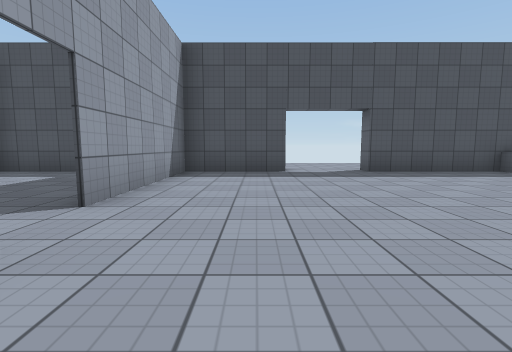
View 1 (above)

17 first-person views from a walk through a scene from a Unity 3-D project. The camera is 1.2 m above the floor, tilts 6° down and sees 85° across. Doors are open. The floor is counted in squares, 2 m on a side. Each view is taken from the middle of a square. On the plan, view 1 faces up. The plan holds only what a view shows up to about 9 squares ahead; the rest is blank. The place goes on beyond the plan. The player is left out. Surface patterns are stand-ins for the level's own textures.

View 2
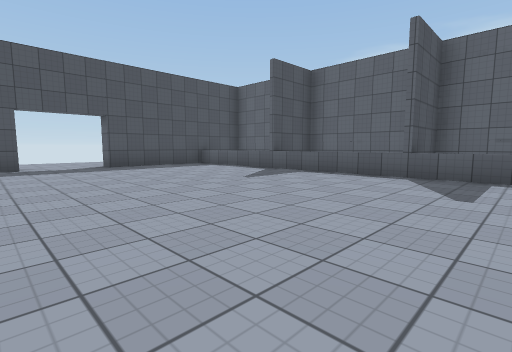

View 3
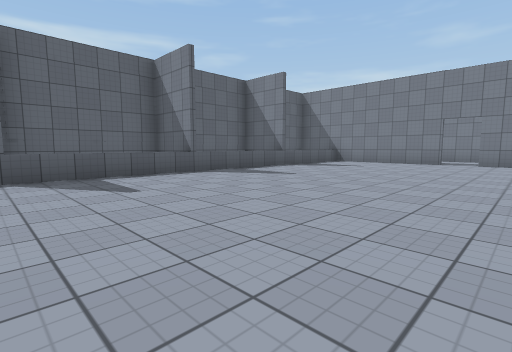

View 4
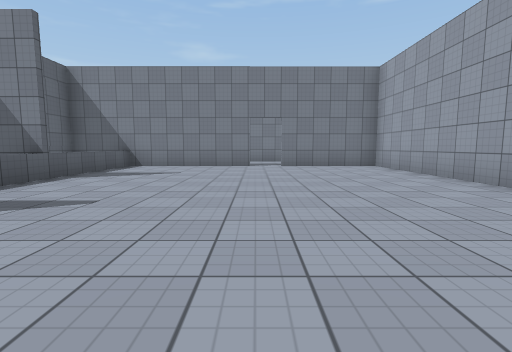

View 5
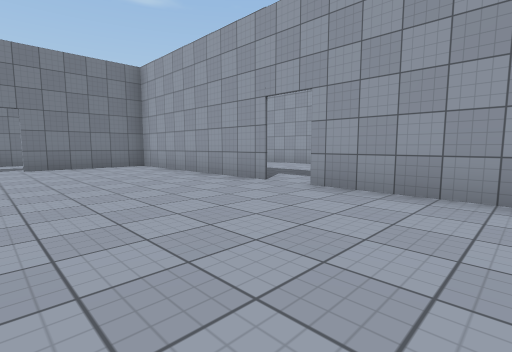

View 6
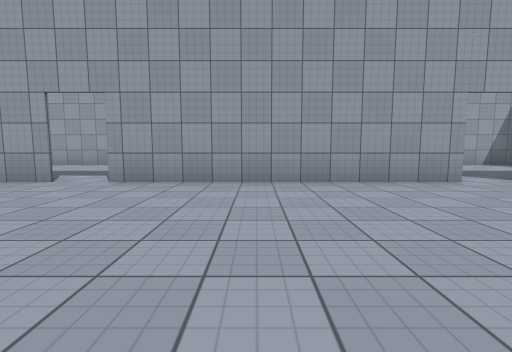

View 7
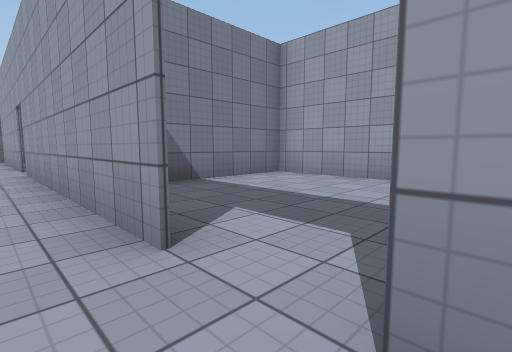

View 8
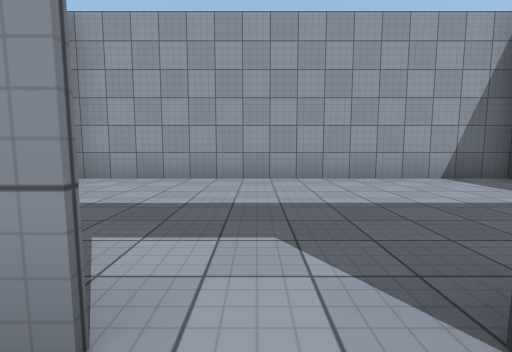

View 9
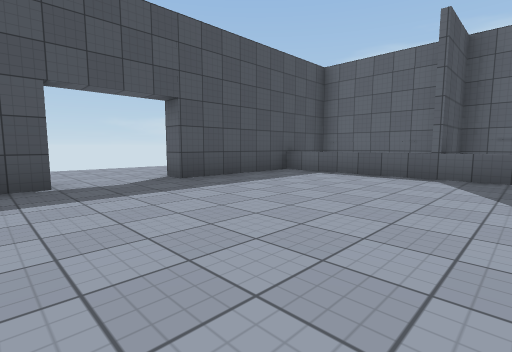

View 10
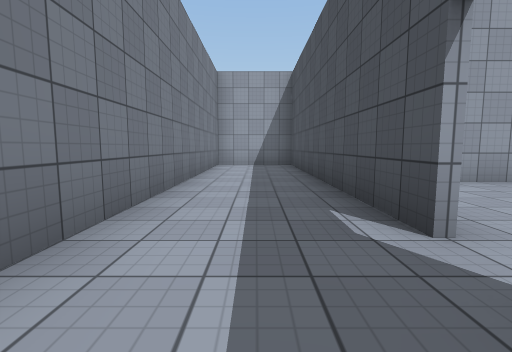

View 11
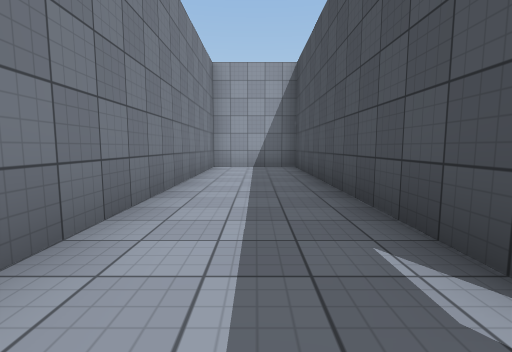

View 12
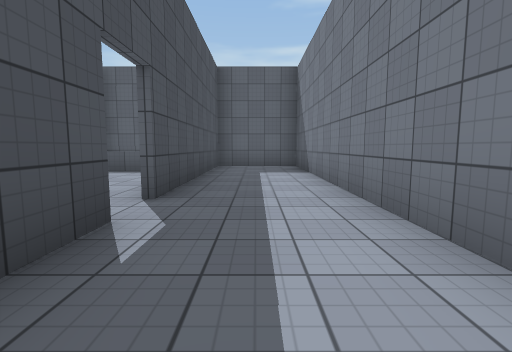

View 13
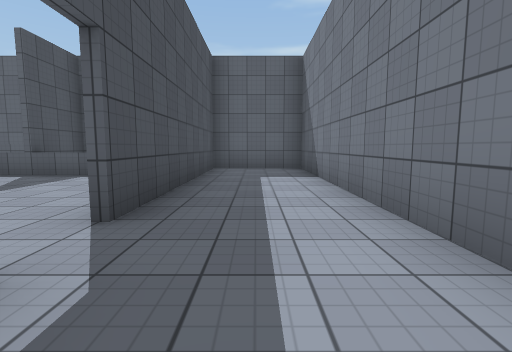

View 14
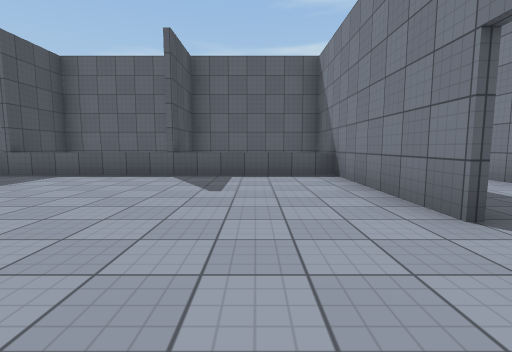

View 15
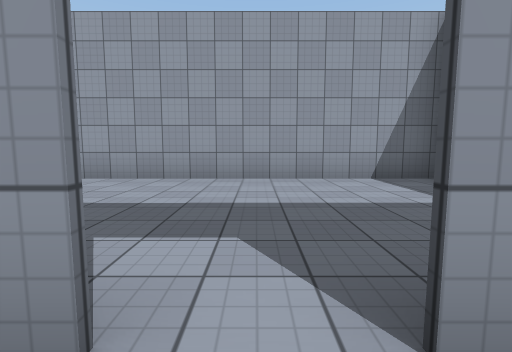

View 16
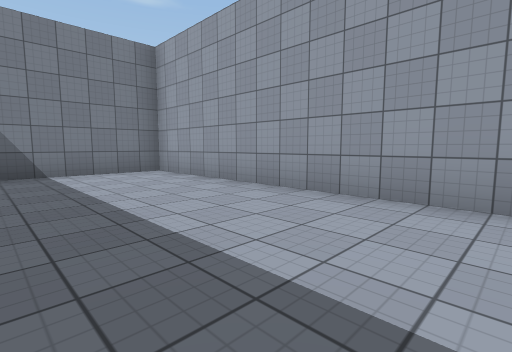

View 17
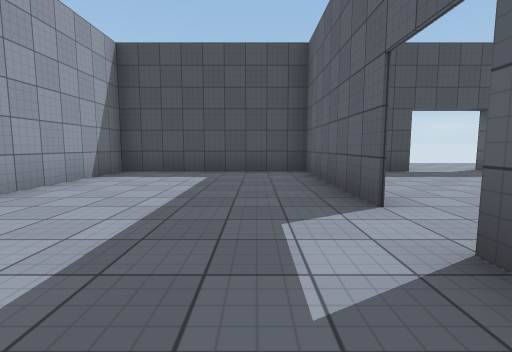

### Floor plan
Key: @ floor where view 1 was taken; # wall or solid block; . floor; D open door; ^ raised ledge.
Columns run from 7 left of view 1 to 8 right of it. Each row starts with its distance up from view 1.
 10         ....
  9         ....
  8         ...
  7 ########DD######
  6 #....#.......^ #
  5 #....#.......^ #
  4 #....#.......^ #
  3 #....#.......^##
  2 #....D.......^ #
  1 #....#.......^ #
  0 #....#.@.....^##
 -1 #....#.......^ #
 -2 ######.......^ #
 -3 #....#.......^ #
 -4 #....#.......^##
 -5 #....D.......^ #
 -6 #....#.......^ #
 -7 #....#.......^##
 -8 #....#.......^ #
 -9 #....#.......^ #
-10 #....#.......^##
-11 ########DD####.#
-12 #..............#
-13 #..............#
-14 ################

Positions as (right, up) in squares from view 1, and headings:
1: (0, 0), facing up
2: (0, -2), facing up-right
3: (0, 0), facing down-right
4: (2, -2), facing down
5: (2, -2), facing down-left
6: (3, -2), facing left
7: (-1, 3), facing down-left
8: (-1, 2), facing left
9: (0, 2), facing up-right
10: (3, -12), facing left
11: (2, -12), facing left
12: (-1, -12), facing right
13: (0, -12), facing right
14: (0, -9), facing right
15: (-1, -5), facing left
16: (-3, -4), facing down-left
17: (-3, 0), facing up
